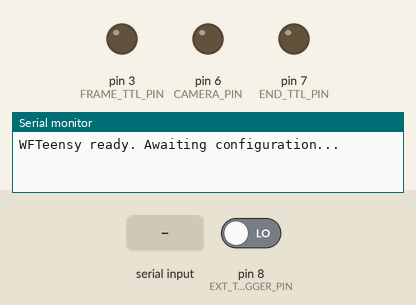
Bench run of a sketch on a simulated Arduino Uno, built with avr-gcc and run on an emulated ATmega328P. On the bench: output pins drawn as LEDs (lit = HIGH), the last lines printed to the serial monitor. The inputs (shaded band) are chosen by the test bench; at power-on: pin 8 (EXT_TRIGGER_PIN) LOW.

Above: at 1.2 s.
1.3 s: pin 8 (EXT_TRIGGER_PIN) driven HIGH
At 2.4 s:
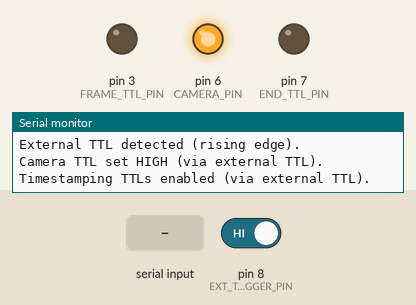
5.8 s: "Q\n" received over Serial
Timing chart, 0 to 8.3 s (numbered marks = the images above; inputs shaded):
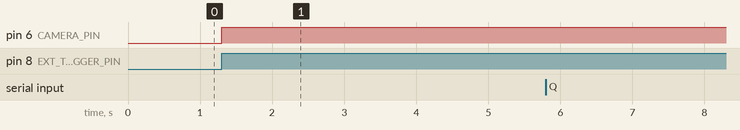

The sketch:

WF_TeensyV4.ino
```cpp
/*
██╗    ██╗██╗██████╗ ███████╗███████╗██╗███████╗██╗     ██████╗     ██╗███╗   ███╗ █████╗  ██████╗ ██╗███╗   ██╗ ██████╗     ████████╗███████╗███████╗███╗   ██╗███████╗██╗   ██╗
██║    ██║██║██╔══██╗██╔════╝██╔════╝██║██╔════╝██║     ██╔══██╗    ██║████╗ ████║██╔══██╗██╔════╝ ██║████╗  ██║██╔════╝     ╚══██╔══╝██╔════╝██╔════╝████╗  ██║██╔════╝╚██╗ ██╔╝
██║ █╗ ██║██║██║  ██║█████╗  █████╗  ██║█████╗  ██║     ██║  ██║    ██║██╔████╔██║███████║██║  ███╗██║██╔██╗ ██║██║  ███╗       ██║   █████╗  █████╗  ██╔██╗ ██║███████╗ ╚████╔╝
██║███╗██║██║██║  ██║██╔══╝  ██╔══╝  ██║██╔══╝  ██║     ██║  ██║    ██║██║╚██╔╝██║██╔══██║██║   ██║██║██║╚██╗██║██║   ██║       ██║   ██╔══╝  ██╔══╝  ██║╚██╗██║╚════██║  ╚██╔╝
╚███╔███╔╝██║██████╔╝███████╗██║     ██║███████╗███████╗██████╔╝    ██║██║ ╚═╝ ██║██║  ██║╚██████╔╝██║██║ ╚████║╚██████╔╝       ██║   ███████╗███████╗██║ ╚████║███████║   ██║
 ╚══╝╚══╝ ╚═╝╚═════╝ ╚══════╝╚═╝     ╚═╝╚══════╝╚══════╝╚═════╝     ╚═╝╚═╝     ╚═╝╚═╝  ╚═╝ ╚═════╝ ╚═╝╚═╝  ╚═══╝ ╚═════╝        ╚═╝   ╚══════╝╚══════╝╚═╝  ╚═══╝╚══════╝   ╚═╝
_________________________________________________________________________________________________________________________________________________________________________________
Teensy-Based Widefield Imaging TTL Controller - coordinates synchronized TTL outs for widefield imaging experiments using the RenAndStimPi system
  * Compatible with Teensy 4.x hardware
  * Updated by JS on 28-05-2025
  * Updated by JO on 25-05-2026
  * Developed for the RenAndStimPi project.

This code receives UART commands from the WF terminal to set parameters and start the LEDS.
  - LEDS will fire in an alternating fashion based on the chosen FPS .
  - Whether the camera TTL (held high) and/or the timestamping TTLs start via an external TTL or when "X" is passed is configured by the user.
  - Timestamping TTLs should be offset (after each LED TTL) to reduce jitter.
  - The code will send a "final" TTL pulse on pin 7 to represent the end of the session (i.e., upon pressing Q)

  LEDs alternate continuously after configuration using the 'S' UART command.
  TTLs can be optionally emitted to the Task Teensy on either LED 1 only or both LEDs,
  and can start based on UART command or an external TTL trigger.
  The camera TTL can also be started either via command or an external TTL input,
  and is held HIGH for the duration of the task.

UART Command Format (send via serial terminal or script):

    1. "S <fps> <led_pulse_us> <offset_us> <camera_start_mode> <ttls_start_mode> <dual_mode> <Timestamping_TTL_Pulse_us>""

    Parameters:
      <fps>                = Pulse frequency for LED toggling (Hz)
      <led_pulse_us>       = Pulse width for each LED (in microseconds)
      <offset_us>          = Delay (in µs) from LED ON to when TTL is sent to Task Teensy
      <camera_start_mode>  = 0 = Camera TTL starts with external TTL (pin 9)
                             1 = Camera TTL starts when 'X' command is received
      <ttls_start_mode>    = 0 = Task Teensy TTLs start with external TTL (pin 9)
                             1 = Task Teensy TTLs start immediately after 'S'
                             2 = Task Teensy TTLs start when 'X' command is received
      <dual_mode>          = 0 = TTL to Task Teensy fires only on LED 1
                             1 = TTL fires on both LED 1 and LED 2 pulses
      <TTL_Width>          = Pulse width for timestamping TTLs in microseconds (after the offset time)

    2. "X" = starts the camera TTL (held high), if not set to an external TTL start. Can also be configured to start timesamping (see above)

    3. "Q" = Stop all TTLs and reset session

# Example S for testing (50 fps 18ms exposure): S 50 19000 500 0 1 1 1000
# Example S for testing (60 fps 15ms exposure): S 60 16000 500 0 1 1 1000
# Example S for testing (80 fps 12ms exposure): S 80 12400 200 0 1 1 1000

NOTE: The current version of this code does not use hardware timers, to first see if the Teensy is fast enough as is. Happy to add this functionality later if needed.
*/
#define LED1_PIN 0          // TTL to LED 1
#define LED2_PIN 1          // TTL to LED 2
#define FRAME_TTL_PIN 3     // Timestamp TTLs (i.e., to trigger the Camera) - pulsed after the specified offset time

#define CAMERA_PIN 6       // Camera TTL output (held high until Q is passed) - CURRENTLY UNUSED
#define END_TTL_PIN 7       // One-time TTL to mark session end time (upon pressing Q) - CURRENTLY UNUSED
#define EXT_TRIGGER_PIN 8  // Input pin if you want the camera and the timestamping ttls to start via external ttl instead of uart - CURRENTLY UNUSED

// Persistent edge-detection state (for external triggering of the cam/timestamp ttls)
bool ext_trigger_latched = false;
bool last_ext_trigger_state = false;

//Configuration parameters (below are defaults, these are set via the 'S' command)
int F_LED = 20; // LED frequency in Hz
int E_LED = 5000; // Duration of LED pulse in microseconds
int OFFSET = 1000; // Delay from LED ON to TTL to Task Teensy (microseconds)
int camera_start_mode = 0; // 0 = external TTL, 1 = 'X' command
int ttls_start_mode = 0; // 0 = external TTL, 1 = immediate ('S'), 2 = 'X'
int dual_mode = 1; // 0 = TTL on LED1 only, 1 = TTLs on both LEDs
int TTL_WIDTH = 1000;  // V4: Default duration for timestamping TTLs (us)


bool config_received = false; // Indicates if 'S' command has been processed
bool ttl_enabled = false; // Flag for sending Timestamping TTLs
bool camera_enabled = false; // Flag for Camera TTL activation
bool running = false; // Flag indicating active pulse train

unsigned long last_pulse_time = 0; // Time of the last LED pulse
// unsigned long start_time = 0;       // Time when task began (used for debugging)
bool pulse_led1 = true; // Toggles between LED1 and LED2
void stopWaveforms(); // Forward declaration to prevent "not declared in scope" error

void setup() {
  Serial.begin(115200);

// Configuring outputs
  pinMode(LED1_PIN, OUTPUT);
  pinMode(LED2_PIN, OUTPUT);
  pinMode(CAMERA_PIN, OUTPUT);
  pinMode(FRAME_TTL_PIN, OUTPUT);
  pinMode(END_TTL_PIN, OUTPUT);
  pinMode(EXT_TRIGGER_PIN, INPUT); // For the external TTL input

// Making sure all pins start low
  digitalWrite(LED1_PIN, LOW);
  digitalWrite(LED2_PIN, LOW);
  digitalWrite(CAMERA_PIN, LOW);
  digitalWrite(FRAME_TTL_PIN, LOW);
  digitalWrite(END_TTL_PIN, LOW);

  Serial.println("WFTeensy ready. Awaiting configuration...");
}

void loop() {
  handleSerial(); // Looking for UART commands

  bool ext_trigger_now = digitalRead(EXT_TRIGGER_PIN); // again for external triggering

  if (!ext_trigger_latched && ext_trigger_now && !last_ext_trigger_state) {
    // = Rising edge detected from external TTL
    ext_trigger_latched = true;
    Serial.println("External TTL detected (rising edge).");

    if (camera_start_mode == 0 && !camera_enabled) {
      camera_enabled = true;
      digitalWrite(CAMERA_PIN, HIGH);
      Serial.println("Camera TTL set HIGH (via external TTL).");
    }

    if (ttls_start_mode == 0 && !ttl_enabled) {
      ttl_enabled = true;
      Serial.println("Timestamping TTLs enabled (via external TTL).");
    }
  }
  last_ext_trigger_state = ext_trigger_now;

  if (running) {
    unsigned long now = millis();
    unsigned long interval = 1000 / F_LED;

    if (now - last_pulse_time >= interval) {
      last_pulse_time = now;
      triggerPulse(pulse_led1);
      pulse_led1 = !pulse_led1;
    }
  }
}

void handleSerial() { // Handles the UART input Commands
  if (!Serial.available()) return;

  String cmd = Serial.readStringUntil('\n');
  cmd.trim();

  if (cmd.startsWith("S")) { // Starts the LED train
    parseConfig(cmd);
    config_received = true;
    running = true;

    Serial.println("Config received. LED pulse trains started.");

    if (ttls_start_mode == 1) {
      ttl_enabled = true;
      Serial.println("Timestamping TTLs Enabled (config set this to start on 'S').");
    }
  }
  else if (cmd == "X") {
    if (!config_received) {
      Serial.println("Error: No configuration loaded yet.");
      return;
    }

    if (camera_start_mode == 1 && !camera_enabled) {
      camera_enabled = true;
      digitalWrite(CAMERA_PIN, HIGH);
      Serial.println("Camera TTL set HIGH (via 'X').");
    }

    if (ttls_start_mode == 2 && !ttl_enabled) {
      ttl_enabled = true;
      Serial.println("Timestamping TTLs enabled via 'X'.");
    }
  }
  else if (cmd == "Q") {
    stopWaveforms();
    Serial.println("Session ended.");
  }
  else {
    Serial.println("Unknown command.");
  }
}

void parseConfig(String cmd) { // This parses the S config string
  cmd = cmd.substring(1); // removes the 'S'
  cmd.trim();

  int tokens[7]; // since using 6 params in S
  int index = 0;

  while (cmd.length() > 0 && index < 7) {
    int spaceIndex = cmd.indexOf(' ');
    if (spaceIndex == -1) spaceIndex = cmd.length();
    tokens[index++] = cmd.substring(0, spaceIndex).toInt();
    cmd = cmd.substring(spaceIndex + 1);
    cmd.trim();
  }

  F_LED = tokens[0];
  E_LED = tokens[1];
  OFFSET = tokens[2];
  camera_start_mode = tokens[3];
  ttls_start_mode = tokens[4];
  dual_mode = tokens[5];
  TTL_WIDTH = tokens[6]; // For camera ttl durations

  Serial.print("F_LED: "); Serial.println(F_LED);
  Serial.print("E_LED: "); Serial.println(E_LED);
  Serial.print("OFFSET: "); Serial.println(OFFSET);
  Serial.print("camera_start_mode: "); Serial.println(camera_start_mode);
  Serial.print("ttls_start_mode: "); Serial.println(ttls_start_mode);
  Serial.print("dual_mode: "); Serial.println(dual_mode);
  Serial.print("TTL_WIDTH: "); Serial.println(TTL_WIDTH);
}

void triggerPulse(bool use_led1) { //Sends one LED pulse and TTL if configured
// Resetting both LEDs first to prevent overlap
  digitalWrite(LED1_PIN, LOW);
  digitalWrite(LED2_PIN, LOW);

// Selecting LED to pulse this frame
  int led_pin = use_led1 ? LED1_PIN : LED2_PIN;
  digitalWrite(led_pin, HIGH); // Turns on selected TTL

  bool should_fire_ttl = false; // Decides whether Timestamping TTL should be fired

  if (ttl_enabled) {
    if (dual_mode == 1 || (dual_mode == 0 && use_led1)) {
      should_fire_ttl = true;
    }
  }

  if (should_fire_ttl) {
    int ttl_pulse_width = TTL_WIDTH;

    delayMicroseconds(OFFSET);
    digitalWrite(FRAME_TTL_PIN, HIGH);
    delayMicroseconds(ttl_pulse_width);
    digitalWrite(FRAME_TTL_PIN, LOW);
    delayMicroseconds(E_LED-ttl_pulse_width-OFFSET);
    //Serial.println("TTL to Task Teensy fired."); // debugging
  } else {
    delayMicroseconds(E_LED);
  }

  digitalWrite(led_pin, LOW); // Turns off LED after 1 pulse
}

void stopWaveforms() { // Ends the session & turns of all outputs
  running = false;
  ttl_enabled = false;
  camera_enabled = false;

  digitalWrite(LED1_PIN, LOW);
  digitalWrite(LED2_PIN, LOW);
  digitalWrite(CAMERA_PIN, LOW);
  digitalWrite(FRAME_TTL_PIN, LOW);

  digitalWrite(END_TTL_PIN, HIGH); // Pulses the final End TTL for 1ms
  delayMicroseconds(1000);
  digitalWrite(END_TTL_PIN, LOW);

// Allows external triggering to work if another S is passed without resetting the script
  ext_trigger_latched = false;
  last_ext_trigger_state = false;
}
```

Measured:
- after the input at 1.3 s, pin 6 (CAMERA_PIN): LOW → HIGH at once
